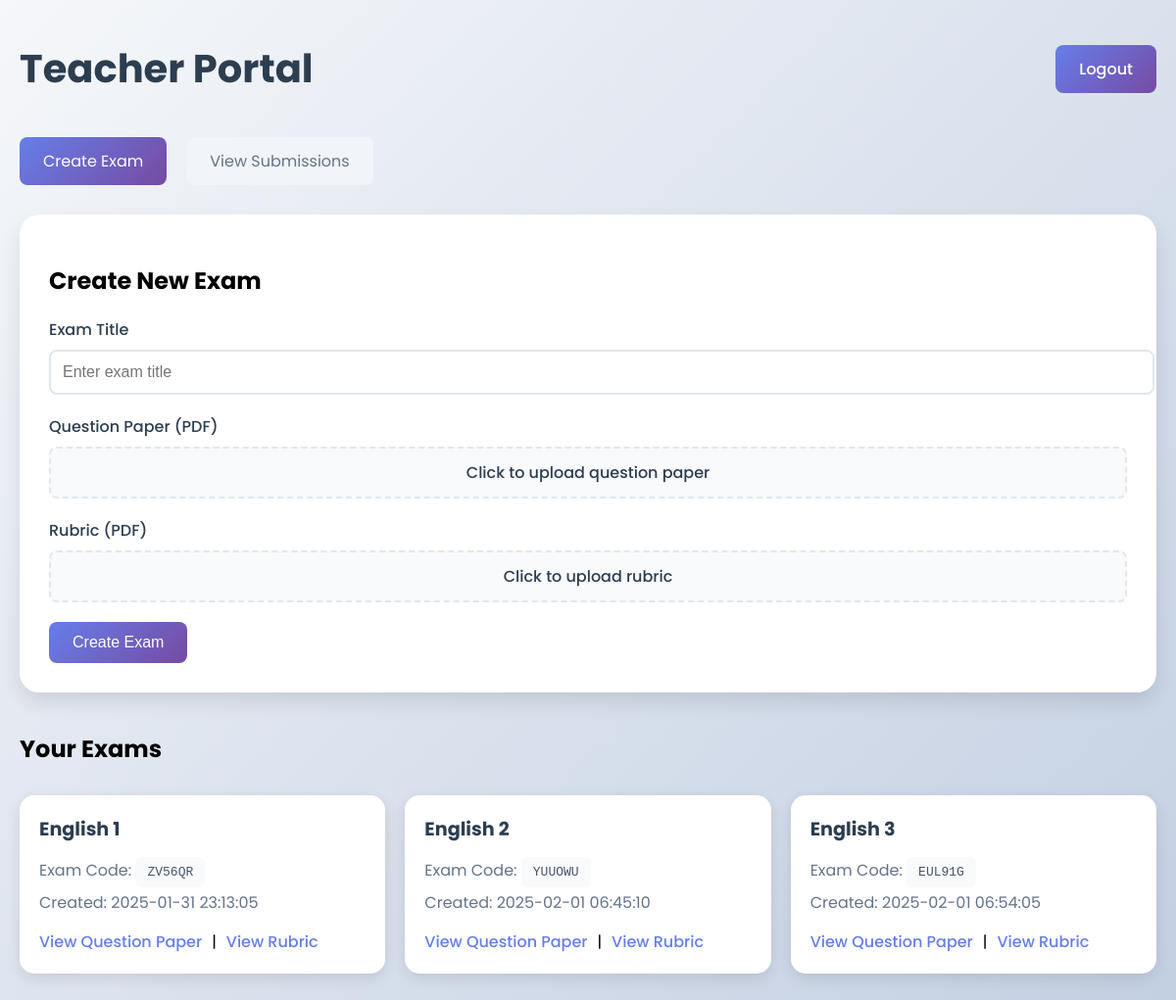
The app's page /teacher (signed in) with its own data.
### models.py (models this page shows)
class Exam(db.Model):
    id = db.Column(db.Integer, primary_key=True)
    title = db.Column(db.String(100), nullable=False)
    teacher_id = db.Column(db.Integer, db.ForeignKey('user.id'), nullable=False)
    question_paper_url = db.Column(db.String(500), nullable=False)
    rubric_url = db.Column(db.String(500), nullable=False)
    exam_code = db.Column(db.String(10), unique=True, nullable=False)
    created_at = db.Column(db.DateTime, server_default=db.func.now())
    submissions = db.relationship('Submission', backref='exam', lazy=True)

### app.py (the view, shortened to what this page needs)
@app.route('/teacher', methods=['GET', 'POST'])
@login_required(role='teacher')
def teacher_page():
    submissions = (Submission.query
                  .join(Exam)
                  .join(User, Submission.student_id == User.id)
                  .filter(Exam.teacher_id == session['user_id'])
                  .order_by(Submission.submitted_at.desc())
                  .all())
    exams = Exam.query.filter_by(teacher_id=session['user_id']).all()
    return render_template('teacher.html', exams=exams, submissions=submissions)

### app.py (called while the page is built)
def login_required(role=None):
    def decorator(f):
        @wraps(f)
        def decorated_function(*args, **kwargs):
            if 'user_id' not in session:
                return redirect(url_for('login'))
            if role and session.get('role') != role:
                flash('Unauthorized access')
                return redirect(url_for('index'))
            return f(*args, **kwargs)
        return decorated_function
    return decorator

### templates/teacher.html (shortened to what this page needs)
<!DOCTYPE html>
<html>
<head>
</head>
<body>
    <div class="container">
        <div class="header">
            <h1>Teacher Portal</h1>
            <a href="{{ url_for('logout') }}" class="button logout-btn">Logout</a>
        </div>
        <div class="tabs">
            <div class="tab active" onclick="switchTab('create-exam')">Create Exam</div>
            <div class="tab" onclick="switchTab('view-submissions')">View Submissions</div>
        </div>
        <div id="create-exam" class="tab-content active">
            <div class="form-container">
                <h2>Create New Exam</h2>
                <form method="POST" enctype="multipart/form-data">
                    <div class="form-group">
                        <label for="title">Exam Title</label>
                        <input type="text" id="title" name="title" required placeholder="Enter exam title">
                    </div>
                    <div class="form-group">
                        <label for="question_paper">Question Paper (PDF)</label>
                        <div class="file-input-container">
                            <label class="file-input-label">
                                <span>Click to upload question paper</span>
                            </label>
                        </div>
                    </div>
                    <div class="form-group">
                        <label for="rubric_file">Rubric (PDF)</label>
                        <div class="file-input-container">
                            <label class="file-input-label">
                                <span>Click to upload rubric</span>
                            </label>
                        </div>
                    </div>
                    <button type="submit" class="button">Create Exam</button>
                </form>
            </div>
            <h2>Your Exams</h2>
            <div class="exam-list">
                {% for exam in exams %}
                    <div class="exam-item">
                        <h3>{{ exam.title }}</h3>
                        <p>Exam Code: <span class="exam-code">{{ exam.exam_code }}</span></p>
                        <p>Created: {{ exam.created_at.strftime('%Y-%m-%d %H:%M:%S') }}</p>
                        <div class="exam-links">
                            <a href="{{ exam.question_paper_url }}" target="_blank">View Question Paper</a>
                            <span>|</span>
                            <a href="{{ exam.rubric_url }}" target="_blank">View Rubric</a>
                        </div>
                    </div>
                {% endfor %}
            </div>
        </div>
    </div>
</body>
</html>

### templates/teacher.html (style rules this page uses)
body { font-family: 'Poppins', sans-serif; margin: 0; padding: 0; min-height: 100vh; background: linear-gradient(135deg, #f5f7fa 0%, #c3cfe2 100%); }
.container { max-width: 1200px; margin: 0 auto; padding: 40px 20px; }
.header { display: flex; justify-content: space-between; align-items: center; margin-bottom: 40px; }
h1 { color: #2c3e50; margin: 0; font-size: 2.5em; }
.form-container { background: white; padding: 30px; border-radius: 20px; box-shadow: 0 10px 20px rgba(0,0,0,0.1); margin-bottom: 40px; }
.form-group { margin-bottom: 20px; }
label { display: block; margin-bottom: 8px; color: #2c3e50; font-weight: 500; }
input, select { width: 100%; padding: 12px; border: 2px solid #e1e8ed; border-radius: 8px; font-size: 16px; transition: border-color 0.3s ease; }
.button { padding: 12px 24px; background: linear-gradient(135deg, #667eea 0%, #764ba2 100%); color: white; border: none; border-radius: 8px; font-size: 16px; font-weight: 500; cursor: pointer; transition: transform 0.3s ease, box-shadow 0.3s ease; }
.exam-list { display: grid; grid-template-columns: repeat(auto-fill, minmax(300px, 1fr)); gap: 20px; margin-top: 30px; }
.exam-item { background: white; padding: 20px; border-radius: 15px; box-shadow: 0 5px 15px rgba(0,0,0,0.1); transition: transform 0.3s ease; }
.exam-item h3 { color: #2c3e50; margin-top: 0; margin-bottom: 15px; font-size: 1.2em; }
.exam-item p { color: #64748b; margin: 8px 0; }
.exam-code { background: #f8fafc; padding: 8px 12px; border-radius: 6px; font-family: monospace; color: #475569; }
.exam-links { margin-top: 15px; display: flex; gap: 10px; }
.exam-links a { color: #667eea; text-decoration: none; font-weight: 500; transition: color 0.3s ease; }
.logout-btn { text-decoration: none; }
.file-input-container { position: relative; margin-bottom: 15px; }
.file-input-label { display: block; padding: 12px; background: #f8fafc; border: 2px dashed #e1e8ed; border-radius: 8px; text-align: center; cursor: pointer; transition: all 0.3s ease; }
.tabs { display: flex; gap: 20px; margin-bottom: 30px; }
.tab { padding: 12px 24px; background: #f1f5f9; border-radius: 8px; color: #64748b; cursor: pointer; transition: all 0.3s ease; }
.tab.active { background: linear-gradient(135deg, #667eea 0%, #764ba2 100%); color: white; }
.tab-content { display: none; }
.tab-content.active { display: block; }

### records on screen
Exam: title "English 1", exam_code "ZV56QR", created_at "2025-01-31 23:13:05"
Exam: title "English 2", exam_code "YUUOWU", created_at "2025-02-01 06:45:10"
Exam: title "English 3", exam_code "EUL91G", created_at "2025-02-01 06:54:05"
